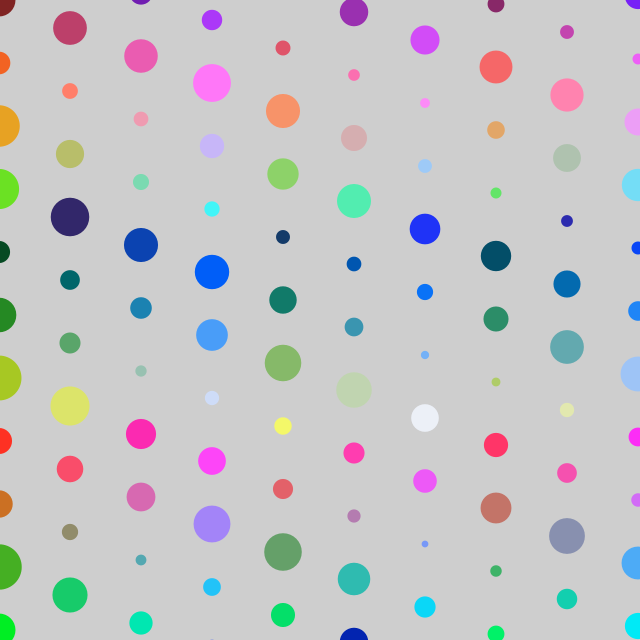
Frame 1 (no input)
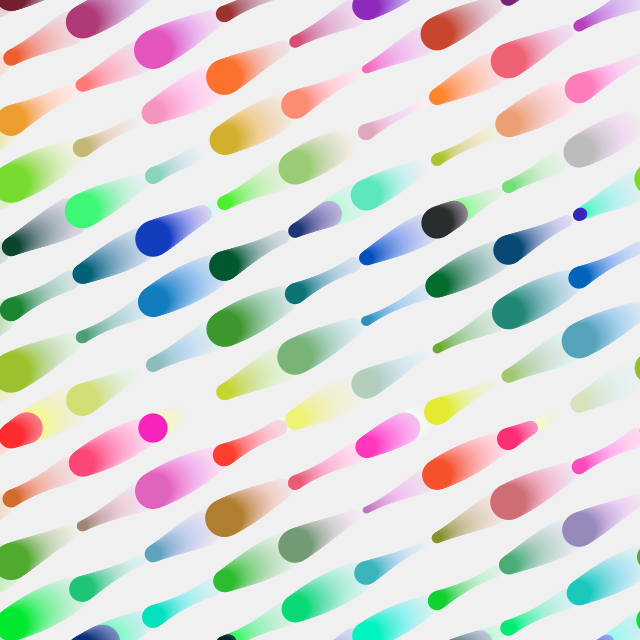
Frame 60 (the mouse pressed at the canvas centre just before this capture)
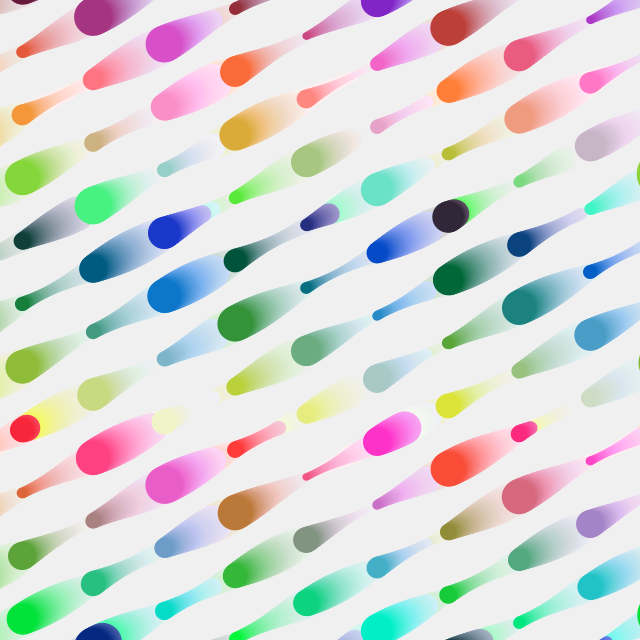
Frame 120 (the mouse held since frame 60 and released just before this capture)

The Processing sketch that drew these frames (run headless with seeded random() and noise(); from frame 60 on, the mouse is pressed at the canvas centre):

// Processing sketch: day307
// ── day307.pde
int v,x,y;
void setup(){
size(640,640);
noStroke();
}
void draw(){
v++;
fill(-1,8);
square(0,0,640);
for(x=-v%71;x<711;x+=71)
for(y=-x/2;y<694;y+=63){
fill((sin(PI/180*y)+1)*128,y%214+36,x%214+36);
circle(x,y,12*(sin(PI/45*(x+y))+3*noise((x+v)/48.)+1));
}
}
